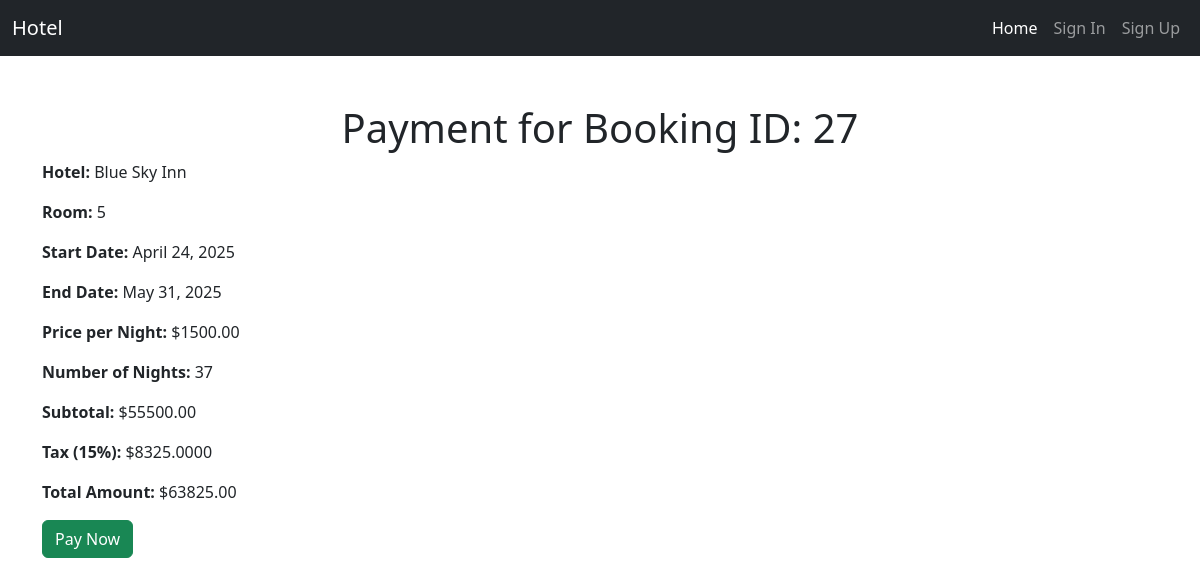
Screenshot of /pay-booking/27/ with the database file from the repository.
### home/models.py (models this page shows, shortened)
class Booking(models.Model):
    class StatusChoices(models.TextChoices):
        PENDING = 'Pending'
        CONFIRMED = 'Confirmed'
        COMPLETED = 'Completed'
        CANCELED = 'Canceled'
    """Booking Model"""
    customer = models.ForeignKey(Customer, on_delete=models.CASCADE, related_name='bookings')
    hotel = models.ForeignKey(Hotel, on_delete=models.CASCADE, related_name='bookings')
    room = models.ForeignKey(Room,on_delete=models.CASCADE , related_name='bookings')
    tax  = models.ForeignKey(Taxes,on_delete=models.CASCADE,related_name='bookings')
    status = models.CharField(max_length=100 , choices=StatusChoices.choices)
    start_date = models.DateField()
    end_date = models.DateField()

class Hotel(models.Model):
    location = models.ForeignKey('home.Location', on_delete=models.CASCADE)
    name            = models.CharField(max_length=100 , unique=True)
    stars           = models.PositiveSmallIntegerField(validators=[MinValueValidator(1),MaxValueValidator(5)])
    is_suspended    = models.BooleanField(default=False)
    is_premium      = models.BooleanField(default=False)
    room_count      = models.PositiveIntegerField(default=0)

class Room(models.Model):
    class RoomType(models.TextChoices):
        STANDARD = 'Standard'
        SUPERIOR = 'Superior'
        DELUXE = 'Deluxe'
        SUITE = 'Suite'
        FAMILY = 'Family'
    hotel = models.ForeignKey(Hotel, on_delete=models.CASCADE, related_name='rooms')
    amenities = models.ManyToManyField(Amenity, related_name='room', blank=True)  # Many-to-many relation to Amenity
    room_number = models.IntegerField(default=0)
    is_Booked = models.BooleanField(default=False)
    room_type = models.CharField(max_length=100, choices=RoomType.choices)
    price_per_night = models.DecimalField(decimal_places=2, max_digits=10 ,  validators=[MinValueValidator(Decimal('0.01'))])

class Taxes(models.Model):
    percentage  =   models.PositiveSmallIntegerField()
    description =   models.CharField(max_length=100)

### home/views.py (the view, shortened to what this page needs)
# urls.py: path('pay-booking/<int:booking_id>/', views.pay_booking, name='pay_booking'),
def pay_booking(request, booking_id):
    booking = get_object_or_404(Booking, id=booking_id)
    start_date = booking.start_date
    end_date = booking.end_date
    num_nights = (end_date - start_date).days
    tax_rate = booking.tax.percentage if booking.tax else 0
    price_per_night = booking.room.price_per_night
    sub_total = num_nights * price_per_night
    tax = sub_total * (tax_rate/Decimal(100))
    total = sub_total + tax
    return render(request, 'home/pay_booking.html', {
        'booking': booking,
        'num_nights': num_nights,
        'price_per_night': price_per_night,
        'sub_total': sub_total,
        'tax': tax,
        'total': total,
    })

### templates/home/pay_booking.html (shortened to what this page needs)
{% extends 'home/base.html' %}
{% block body %}
<main class="container mt-5">
    <h1 class="text-center">Payment for Booking ID: {{ booking.id }}</h1>
    <p><strong>Hotel:</strong> {{ booking.hotel.name }}</p>
    <p><strong>Room:</strong> {{ booking.room.room_number }}</p>
    <p><strong>Start Date:</strong> {{ booking.start_date }}</p>
    <p><strong>End Date:</strong> {{ booking.end_date }}</p>
    <p><strong>Price per Night:</strong> ${{ price_per_night }}</p>
    <p><strong>Number of Nights:</strong> {{ num_nights }}</p>
    <p><strong>Subtotal:</strong> ${{ sub_total }}</p>
    <p><strong>Tax ({{ booking.tax.percentage }}%):</strong> ${{ tax }}</p>
    <p><strong>Total Amount:</strong> ${{ total|floatformat:2 }}</p>
    <form method="POST">
        <button type="submit" class="btn btn-success">Pay Now</button>
    </form>
</main>
{% endblock body %}

### rows the page displays
Booking: id "27", hotel.name "Blue Sky Inn", room.room_number "5", start_date "April 24, 2025", end_date "May 31, 2025", tax.percentage "15"
Room: price_per_night "1500.00"

### other values shown
{{ num_nights }} "37"
{{ sub_total }} "55500.00"
{{ tax }} "8325.0000"
{{ total|floatformat:2 }} "63825.00"
